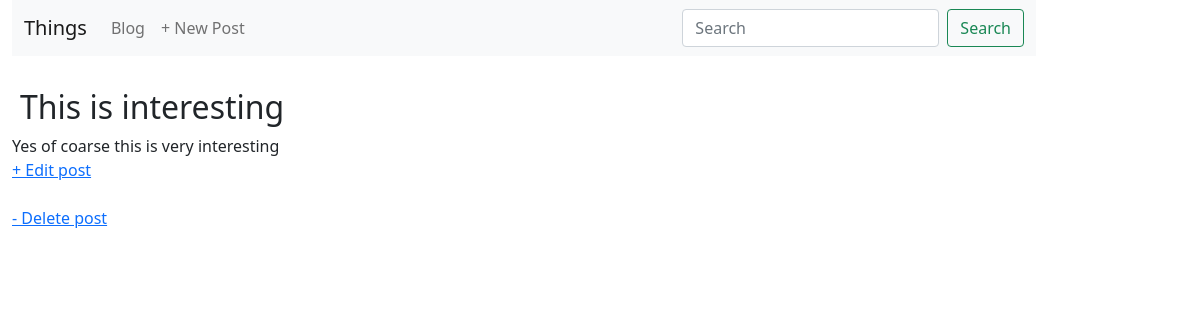
Screenshot of /post/3/ with the database file from the repository.
### blog/models.py (models this page shows, shortened)
class Post(models.Model):
    title = models.CharField(max_length=255)
    author = models.ForeignKey('auth.user',on_delete=models.CASCADE)
    body = models.TextField()

### blog/views.py (the view)
# urls.py: path('post/<int:pk>/',BlogDetailView.as_view(),name='post_detail'),
class BlogDetailView(DetailView):
    model= Post
    template_name = 'post_detail.html'

### templates/post_detail.html
{% extends 'base.html' %}
{% block content %}
<div class="post-entry">
  <h2>{{post.title}}</h2>
  <p>{{post.body}}</p>
<a href="{% url 'post_edit' post.pk %}">+ Edit post</a> <br> <br>
<a href="{% url 'post_delete' post.pk %}">- Delete post</a>
</div>
{% endblock %}

### static/css/base.css (style rules this page uses)
.post-entry { margin-bottom: 2rem; }
.post-entry h2 { margin: 0.5rem; }
.post-entry p { margin: 0; font-weight: 400; }

### rows the page displays
Post: title "This is interesting", body "Yes of coarse this is very interesting"
